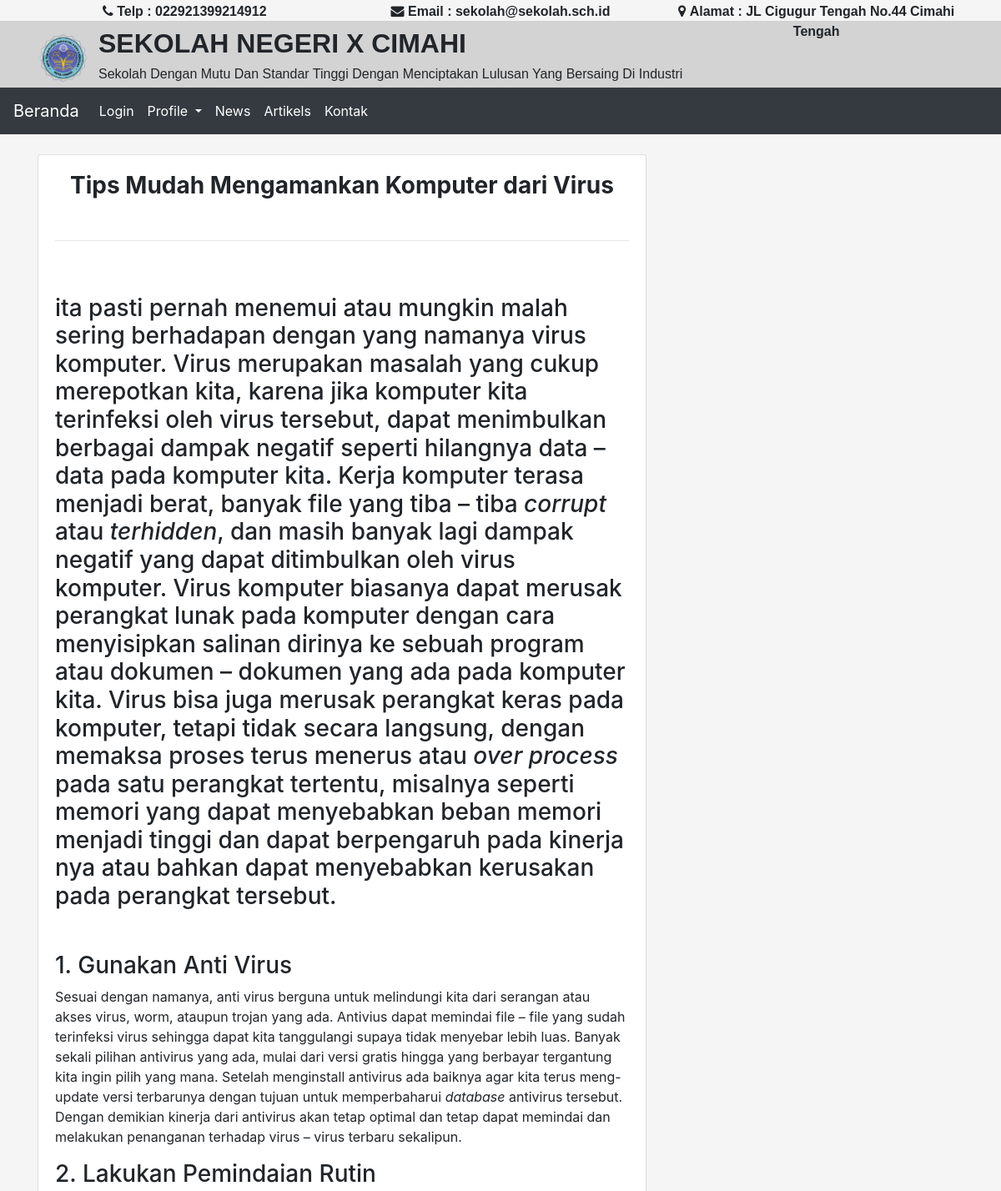
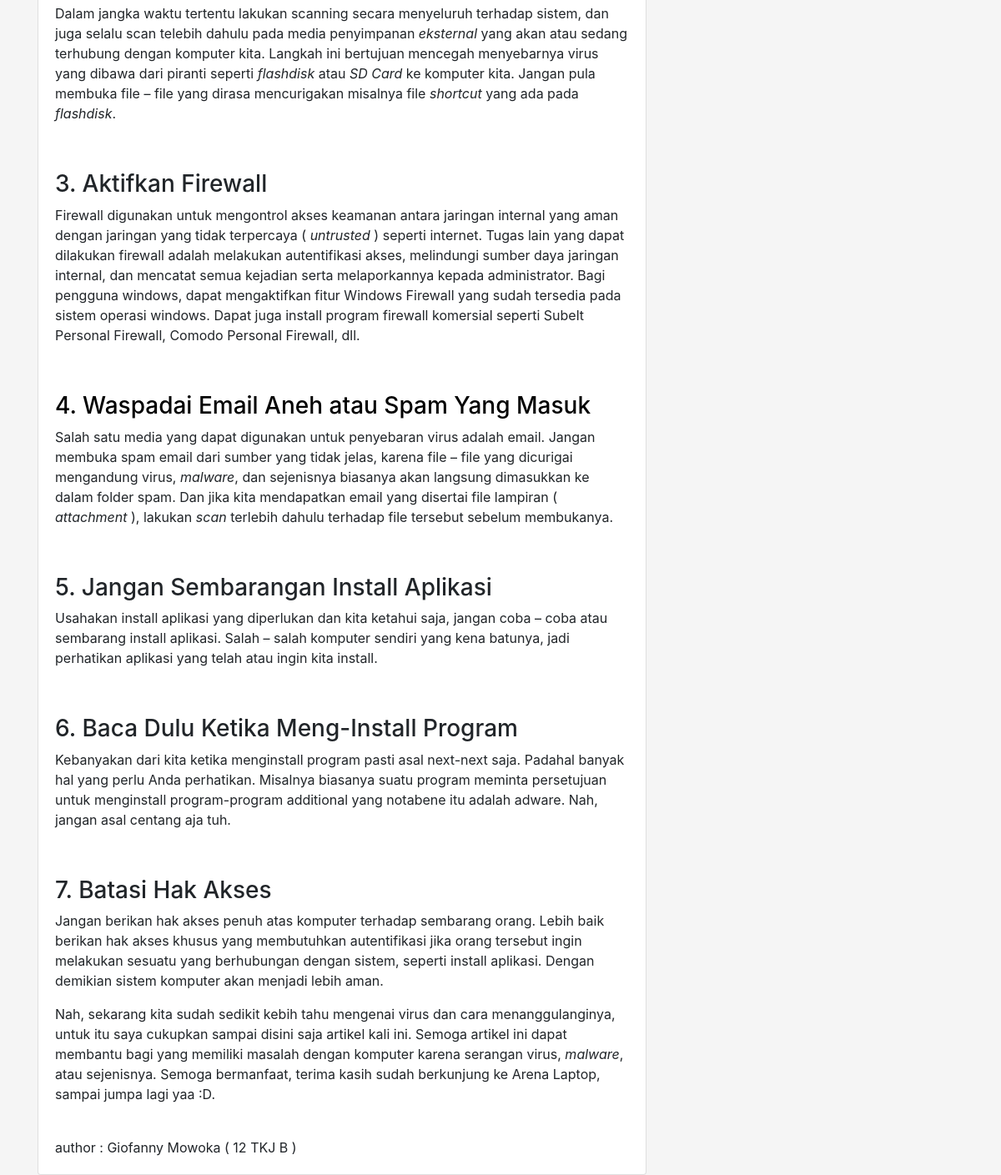
The app's page /profil-artikel/5/ with its own data (2 pictures, top to bottom).
### coreApp/models.py (models this page shows, shortened)
class Artikel(models.Model):
    tipe = models.CharField(max_length=200, null=True)
    judul_artikel = models.CharField(max_length=200, null=True)
    short_line = models.CharField(max_length=200, null=True)
    isi_artikel = models.CharField(max_length=2000, null=True)
    author = models.CharField(max_length=200, null=True)

### coreApp/views.py (the view)
# urls.py: path('profil-artikel/<str:pk>/', views.artikel, name='profil-artikel'),
def artikel(request, pk):
    artikel = Artikel.objects.get(id=pk)
    context = {'artikel':artikel}
    return render(request, 'coreApp/artikel.html', context)

### coreApp/templates/coreApp/artikel.html
{% include 'coreApp/main.html' %}
{% load static %}
{% block content %}
<div class="container">
    <div class="row">
        <div class="col-md-8">
            <div class="card">
                <div class="card-body">
                    <h3 style="text-align: center;"><strong>{{artikel.short_line}}</strong></h3>
                    <br>
                    <hr>
                    <br>
                    <br>
                    {{artikel.isi_artikel | safe}}
                    <br>
                    author : {{artikel.author}}
                </div>
            </div>
        </div>
    </div>
</div>
{% endblock content %}

### static/css/main.css (style rules this page uses)
body { background-color:whitesmoke; }

### records on screen
Artikel: short_line "Tips Mudah Mengamankan Komputer dari Virus", isi_artikel "ita pasti pernah menemui atau mungkin malah sering berhadapan dengan yang namanya virus komputer. Virus merupakan masalah yang cukup merepotkan kita, karena jika komputer kita terinfeksi oleh virus tersebut, dapat menimbulkan berbagai dampak negatif seperti hilangnya data – data pada komputer kita. Kerja komputer terasa menjadi berat, banyak file yang tiba – tiba corrupt atau terhidden , dan masih banyak lagi dampak negatif yang dapat ditimbulkan oleh virus komputer. Virus komputer biasanya dapat merusak perangkat lunak pada komputer dengan cara menyisipkan salinan dirinya ke sebuah program atau dokumen – dokumen yang ada pada komputer kita. Virus bisa juga merusak perangkat keras pada…", author "Giofanny Mowoka ( 12 TKJ B )"
